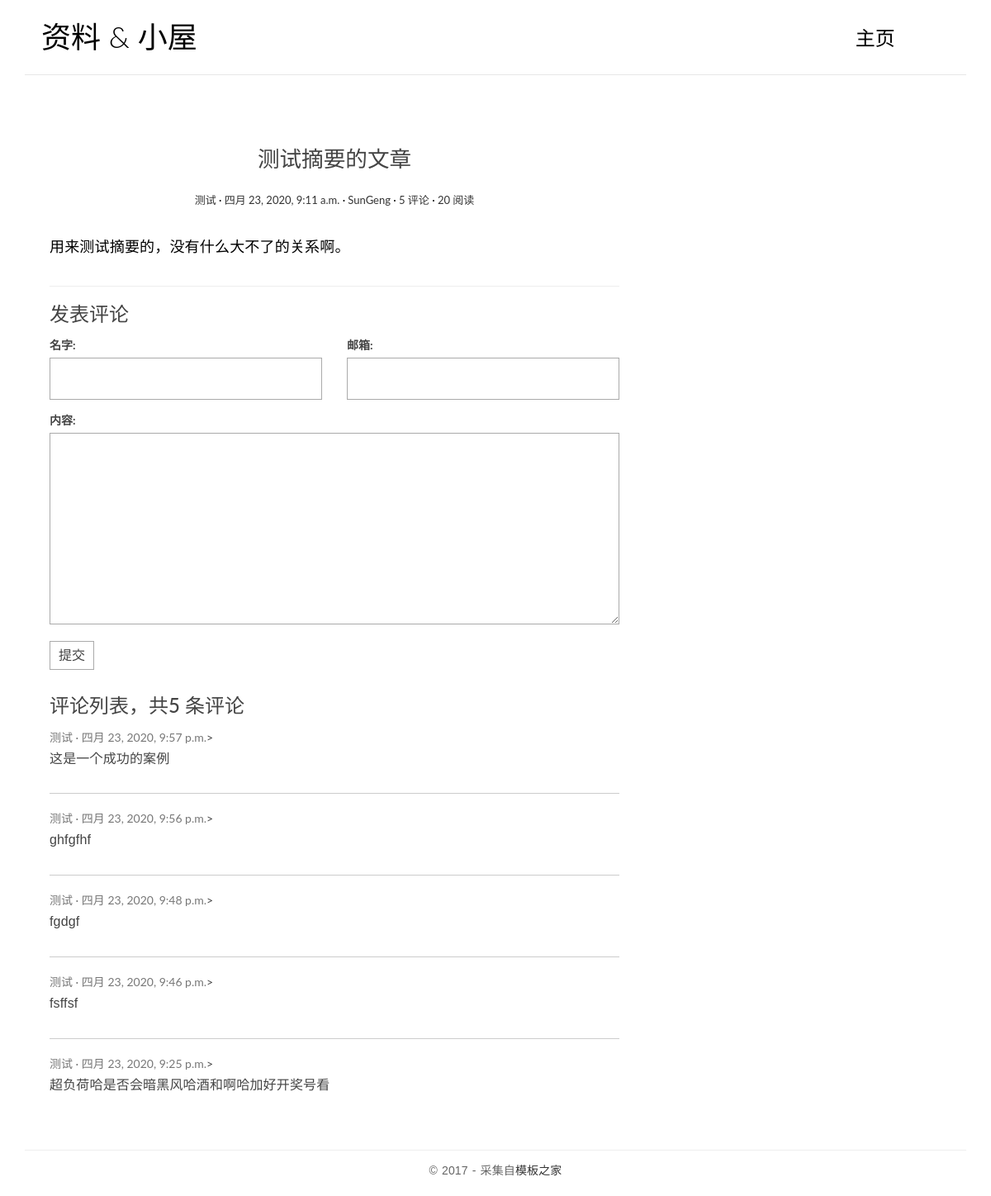
The app's page /posts/4/ with its own data.
### blogs/models.py (models this page shows, shortened)
class Post(models.Model):
    title = models.CharField('标题',max_length = 70)
    body = models.TextField('正文')
    excerpt = models.CharField('摘要',max_length = 200, blank=True)
    creat_time = models.DateTimeField('创建时间', default=timezone.now)
    modified_time = models.DateTimeField('修改时间')
    def save(self, *args, **kwargs):
        self.modified_time = timezone.now()
        md = markdown.Markdown(
            extensions = [
                'markdown.extensions.extra',
                'markdown.extensions.codehilite'
            ]
        )
        self.excerpt = strip_tags(md.convert(self.body))[:50]
        super().save(*args, **kwargs)
    views = models.PositiveIntegerField(default=0, editable=False)
    def increase_views(self):
        self.views+=1
        self.save(update_fields=['views'])
    category = models.ForeignKey(Category, verbose_name = '分类' ,on_delete=models.CASCADE)
    tags = models.ManyToManyField(Tag, verbose_name = '标签' ,blank=True)
    author = models.ForeignKey(User, verbose_name = '作者' ,on_delete=models.CASCADE)
    class Meta:
        verbose_name = "文章"
        verbose_name_plural = verbose_name
        ordering = ['-creat_time']

class Category(models.Model):
    name = models.CharField(max_length = 100)
    class Meta:
        verbose_name = "文章分类"
        verbose_name_plural = verbose_name

### comments/models.py (models this page shows, shortened)
class Comment(models.Model):
    name = models.CharField('名字', max_length=50)
    email = models.EmailField('邮箱')
    text = models.TextField('内容')
    creat_time = models.DateTimeField('创建时间', default=timezone.now)
    post = models.ForeignKey('blogs.Post', verbose_name='文章', on_delete=models.CASCADE)
    class Meta:
        verbose_name = '评论'
        verbose_name_plural = verbose_name
        ordering = ['-creat_time']

### blogs/views.py (the view)
# urls.py: path('posts/<int:pk>/', views.PostDetailView.as_view(), name='detail'),
class PostDetailView(DetailView):
    model = Post
    template_name = 'blogs/detail.html'
    context_object_name = 'post'
    def get(self, request, *args, **kwargs):
        response = super(PostDetailView, self).get(request, *args, **kwargs)
        self.object.increase_views()
        return response
    def get_object(self, queryset=None):
        post = super().get_object(queryset=None)
        md = markdown.Markdown(
            extensions = [
                'markdown.extensions.extra',
                'markdown.extensions.codehilite',
                TocExtension(slugify=slugify)
        ])
        post.body = md.convert(post.body)
        m = re.search(r'<div class="toc">\s*<ul>(.*)</ul>\s*</div>', md.toc, re.S)
        post.toc = m.group(1) if m is not None else ''
        return post

### comments/forms.py
class CommentForm(forms.ModelForm):
    class Meta:
        model = Comment
        fields = ['name', 'email', 'text']

### comments/templatetags/comments_extras.py (called while the page is built)
@register.inclusion_tag('comments/inclusions/_form.html', takes_context=True)
def show_comment_form(context, post, form=None):
    if form is None:
        form = CommentForm()
    return {
        'form': form,
        'post': post,
    }

@register.inclusion_tag('comments/inclusions/_list.html', takes_context=True)
def show_comments(context, post):
    comment_list = post.comment_set.all().order_by('-creat_time')
    comment_count = comment_list.count()
    return {
        'comment_count': comment_count,
        'comment_list': comment_list
    }

### templates/blogs/detail.html (shortened to what this page needs)
{% extends 'detail_base.html' %}
{% load comments_extras %}
    {% block main %}
        <article class="post post-{{ post.pk }}">
            <header class="entry-header">
                <h1 class="entry-title">{{ post.title }}</h1>
                <div class="entry-meta">
                    <span class="post-category"><a href="{% url 'blogs:category' post.category.pk %}">{{ post.category.name }}</a></span>
                    <span class="post-date"><a href="#"><time class="entry-date"
                                                                datetime="{{ post.creat_time }}">{{ post.creat_time }}</time></a></span>
                    <span class="post-author"><a href="#">{{ post.author }}</a></span>
                    <span class="comments-link"><a href="#comment-area">{{ post.comment_set.count }} 评论</a></span>
                    <span class="views-count"><a href="#">{{ post.views }} 阅读</a></span>
                </div>
            </header>
            <div class="entry-content clearfix">
                {{ post.body|safe }}
            </div>
        </article>
        <section class="comment-area" id="comment-area">
            <hr>
            <h3>发表评论</h3>
            {% show_comment_form post %}
            <div class="comment-list-panel">
                {% show_comments post %}
            </div>
        </section>
    {% endblock main %}

### templates/comments/inclusions/_list.html
<h3>评论列表，共<span>{{ comment_count }}</span> 条评论</h3>
<ul class="comment-list list-unstyled">
    {% for comment in comment_list %}
    <li class="comment-item">
        <span class="nickname">{{ comment.name }}</span>
        <time class="submit-date" datetime="{{ comment.creat_time }}">{{ comment.creat_time }}</time>>
        <div class="text">
            {{ comment.text|linebreaks }}
        </div>
    </li>
    {% empty %}
    快来评论吧！
    {% endfor %}
</ul>

### blogs/static/blog/css/custom.css (style rules this page uses)
* { outline: none; }
h1, h2, h3, h4, h5, h6 { margin-top: 0; }
a { color: #333; }
body { color: #444; font-family: 'Lato', sans-serif; }
p { font-family: 'Ubuntu', sans-serif; font-weight: 400; word-spacing: 1px; letter-spacing: 0.01em; }
.post { background: #fff; padding: 30px 30px 0; }
.entry-title { text-align: center; font-size: 1.9em; margin-bottom: 20px; line-height: 1.6; padding: 10px 20px 0; }
.entry-meta { text-align: center; color: #DDDDDD; font-size: 13px; margin-bottom: 30px; }
.entry-content { font-size: 18px; line-height: 1.9; font-weight: 300; color: #000; }
.post-category::after, .post-date::after, .post-author::after, .comments-link::after { content: ' ·'; color: #000; }
.contact-form input, .comment-form input { border: 1px solid #aaa; margin-bottom: 15px; width: 100%; padding: 15px 15px; font-size: 16px; line-height: 100%; transition: 0.4s border-color linear; }
.contact-form textarea, .comment-form textarea { border: 1px solid #aaa; margin-bottom: 15px; width: 100%; padding: 15px 15px; font-size: 16px; line-height: 20px !important; min-height: 183px; transition: 0.4s border-color linear; }
.comment-area { padding: 0 30px 0; }
.comment-list-panel { margin-top: 30px; }
.comment-list { margin-top: 15px; }
.comment-item:not(:last-child) { border-bottom: 1px #ccc solid; margin-bottom: 20px; padding-bottom: 20px; }
.comment-item .nickname, .comment-item .submit-date { color: #777; font-size: 14px; }
.comment-item .nickname:after { content: ' ·'; }
.comment-item .text { padding-top: 5px; font-size: 16px; }

### records on screen
Post: title "测试摘要的文章", category.name "测试", creat_time "四月 23, 2020, 9:11 a.m.", author "SunGeng", comment_set.count "5", views "20", body "用来测试摘要的，没有什么大不了的关系啊。"
Comment: name "测试", creat_time "四月 23, 2020, 9:57 p.m.", text "这是一个成功的案例"
Comment: name "测试", creat_time "四月 23, 2020, 9:56 p.m.", text "ghfgfhf"
Comment: name "测试", creat_time "四月 23, 2020, 9:48 p.m.", text "fgdgf"
Comment: name "测试", creat_time "四月 23, 2020, 9:46 p.m.", text "fsffsf"
Comment: name "测试", creat_time "四月 23, 2020, 9:25 p.m.", text "超负荷哈是否会暗黑风哈酒和啊哈加好开奖号看"

### other values on screen
{{ comment_count }} "5"
